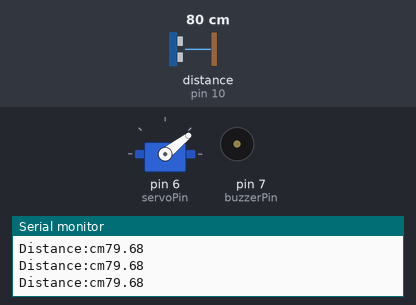
A sketch run on a simulated Arduino Uno, built with avr-gcc and run on an emulated ATmega328P. On the bench: servo, buzzer (waves = sounding, pin HIGH), the last lines printed to the serial monitor. Wiring (inferred from the names in the program): ultrasonic range finder: trigger pin 9; echo pin 10. The test bench sets the inputs (shaded band); at power-on: distance to the obstacle (sensor on pin 10) 80 cm. The echo pulse lasts 58.3 µs per cm; pins used as bus, display or sensor lines are not drawn.

Above: at 1.2 s.
1.3 s: distance to the obstacle (sensor on pin 10) set to 2 cm
At 2.5 s:
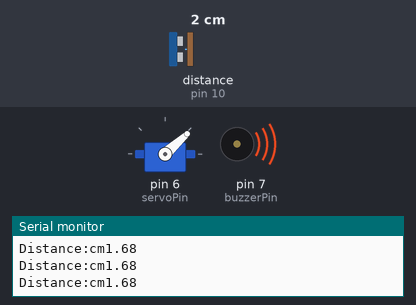
2.8 s: distance to the obstacle (sensor on pin 10) set to 299 cm
At 3.17 s:
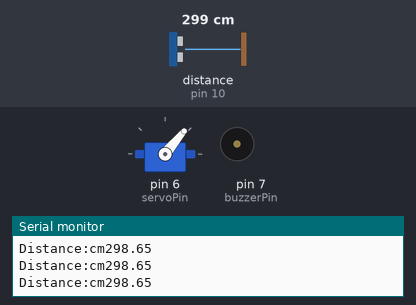
5.8 s: distance to the obstacle (sensor on pin 10) set to 12 cm
At 7.0 s:
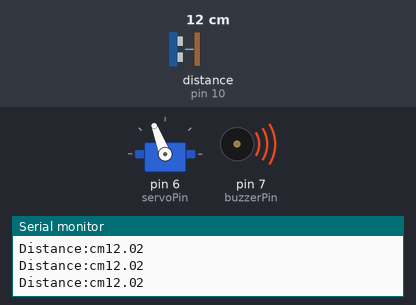
7.3 s: distance to the obstacle (sensor on pin 10) set to 18 cm
10.3 s: distance to the obstacle (sensor on pin 10) set to 4 cm
At 11.1 s:
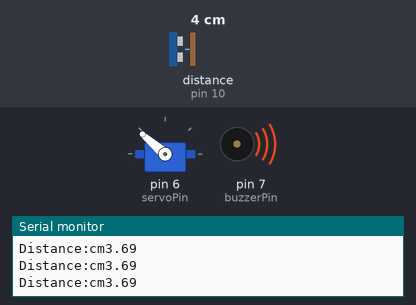
11.8 s: distance to the obstacle (sensor on pin 10) set to 120 cm
Timing chart, 0 to 15.8 s (numbered marks = the images above; inputs shaded):
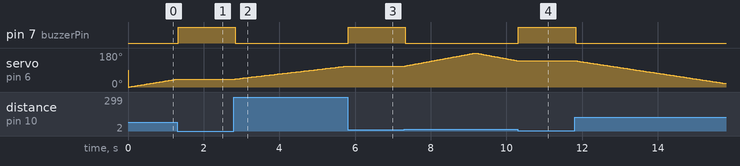

The sketch:

Ultrasonic_Sensor_Servo_LED.ino
```cpp
#include <Servo.h>

#define trigPin 9
#define echoPin 10
#define buzzerPin 7

Servo myServo;
int servoPin = 6;
int pos = 0;            // Current servo position
bool forward = true;    // Sweep direction

void setup() {
  Serial.begin(9600);
  pinMode(trigPin, OUTPUT);
  pinMode(echoPin, INPUT);
  pinMode(buzzerPin, OUTPUT);

  myServo.attach(servoPin);
}

void loop() {
  float distance = getDistance();

  Serial.print("Distance:cm");
  Serial.println(distance);

  if (distance < 15.0) {
    digitalWrite(buzzerPin, HIGH);
    // Stop servo at current position
  } else {
    digitalWrite(buzzerPin, LOW);

    myServo.write(pos);
    delay(25);  // Slow movement

    // Update position
    if (forward) {
      pos += 1;
      if (pos >= 180) forward = false;
    } else {
      pos -= 1;
      if (pos <= 0) forward = true;
    }
  }
}

float getDistance() {
  digitalWrite(trigPin, LOW);
  delayMicroseconds(2);

  digitalWrite(trigPin, HIGH);
  delayMicroseconds(10);
  digitalWrite(trigPin, LOW);

  long duration = pulseIn(echoPin, HIGH);
  float distance = duration * 0.0343 / 2;

  return distance;
}
```

basic_servo_control_code.ino
```cpp

```

Measured:
- after the input at 1.3 s, pin 7 (buzzerPin): LOW → HIGH at once; servo on pin 6 (servoPin): stays 42° (without the input it goes to 43° after 0.03 s)
- after the input at 2.8 s, pin 7 (buzzerPin): HIGH → LOW at once; servo on pin 6 (servoPin): moves from 42° to 111° over 3.0 s, starting at once
- after the input at 5.8 s, pin 7 (buzzerPin): LOW → HIGH at once; servo on pin 6 (servoPin): stays 111° (without the input it goes to 112° after 0.04 s)
- after the input at 7.3 s, pin 7 (buzzerPin): HIGH → LOW at once; servo on pin 6 (servoPin): rises from 111° to 180° in 1.8 s, then falls to 139° in 1.1 s
- after the input at 10.3 s, pin 7 (buzzerPin): LOW → HIGH at once; servo on pin 6 (servoPin): stays 139° (without the input it goes to 138° after 0.01 s)
- after the input at 11.8 s, pin 7 (buzzerPin): HIGH → LOW at once; servo on pin 6 (servoPin): moves from 139° to 19° over 3.9 s, starting at once
